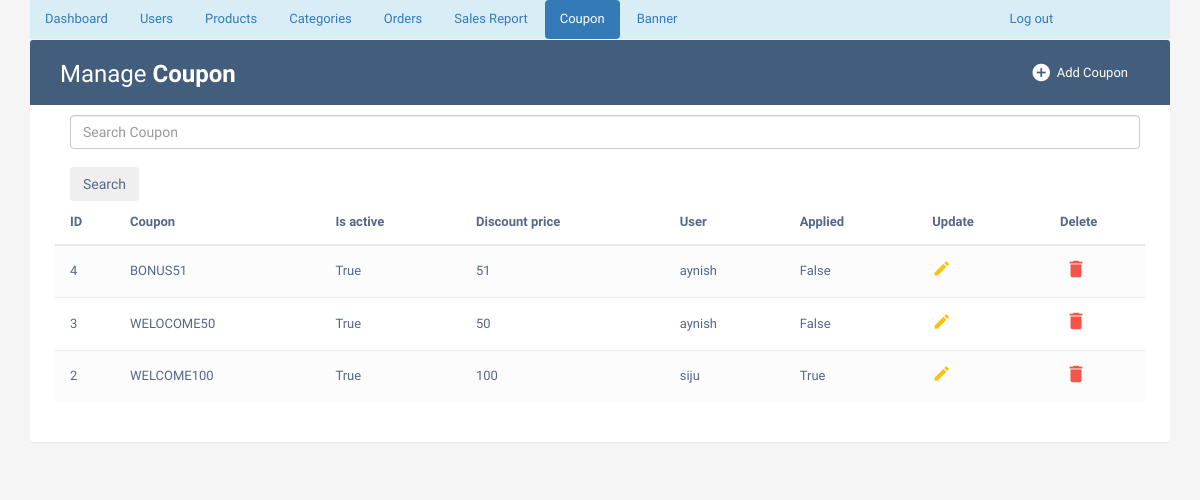
Page /admincouponlist/ (signed in) on the committed database.
### phase/models.py (models this page shows, shortened)
class Coupon(models.Model):
    coupon_code=models.CharField(max_length=30)
    is_active=models.BooleanField(default=False)
    discount_price=models.IntegerField(default=0)
    minimum_amount=models.IntegerField(default=500)
    applied=models.BooleanField(default=False)
    description = models.CharField(max_length=200,null=True,default='Sample')
    user=models.ForeignKey(UserDetail, on_delete=models.CASCADE, null=False)

class UserDetail(models.Model):
    uname=models.CharField(unique=True, max_length=50)
    uemail=models.CharField(max_length=50)
    uphone=models.CharField(max_length=50, null=True)
    upassword=models.CharField(max_length=50)
    uactive=models.BooleanField(default=True)
    uimage = models.ImageField(upload_to='imagestore/', null=True, blank=True)
    uotp=models.IntegerField(null=True)
    def __str__(self):
        return self.uname

### phase/views.py (the view)
# urls.py: path('admincouponlist/', views.admincouponlist, name='admincouponlist'),
def admincouponlist(request):
    if 'username' in request.session:
        if 'search' in request.GET:
            search=request.GET['search']
            member=Coupon.objects.filter(coupon_code__icontains=search)
        else:
            member=Coupon.objects.all().order_by('-id')
        return render(request,'admincouponlist.html',{'member': member})
    else:
        return render(request, 'adminlogin.html')

### Templates/admincouponlist.html
{% extends "adminbase.html" %}
{% block active9 %} "active" {% endblock%}
{% block tablewrapper %}
                    <div class="col-sm-6">
						<h2>Manage <b>Coupon</b></h2>
					</div>
                    <div class="col-sm-6">
                        <a href="{% url 'adminaddcoupon' %}" class="btn" data-toggle="modal"><i class="material-icons">&#xE147;</i> <span>Add Coupon</span></a>
                      </div>
                    </div>
{% endblock %}
{% block tablecontent%}
                <form action="{% url 'admincouponlist' %}" class="d-flex offset-md-1 container m-auto" style="width:1100px">
                    <input class="form-control offset-md-1" type="search" placeholder="Search Coupon" name="search" aria-label="Search"><br>
                    <button class="btn btn-outline-secondary" type="submit">Search</button>
                </form>
                <table class="table table-striped table-hover">
                <thead>
                    <tr>
                        <th>ID</th>
                        <th>Coupon</th>
                        <th>Is active</th>
                        <th>Discount price</th>
                        <th>User</th>
                        <th>Applied</th>
                        <th>Update</th>
                        <th>Delete</th>
                    </tr>
                </thead>
                <tbody>
                    {% for x in member %}
                    <tr>
                        <td>{{ x.id }}</td>
                        <td>{{ x.coupon_code }}</td>
                        <td>{{ x.is_active }}</td>
                        <td>{{x.discount_price}}</td>
                        <td>{{x.user}}</td>
                        <td>{{x.applied}}</td>
                        <td>
                           <a href="{% url 'updatecoupon' %}?uid={{x.id}}" class="edit" data-toggle="modal"><i class="material-icons" data-toggle="tooltip" title="Edit">&#xE254;</i></a>
                        </td>
                        <td>
                            <a href="{% url 'deletecoupon' %}?uid={{x.id}}" class="delete" data-toggle="modal"><i class="material-icons" data-toggle="tooltip" title="Delete">&#xE872;</i></a>
                        </td>
                    </tr>
                    {% endfor %}
                </tbody>
                </table>
{% endblock %}

### Templates/adminbase.html (style rules this page uses)
body { color: #566787; background: #f5f5f5; font-family: 'Varela Round', sans-serif; font-size: 13px; }
.table-title h2 { margin: 5px 0 0; font-size: 24px; }
.table-title .btn { color: #fff; float: right; font-size: 13px; border: none; min-width: 50px; border-radius: 2px; border: none; outline: none !important; margin-left: 10px; }
.table-title .btn i { float: left; font-size: 21px; margin-right: 5px; }
.table-title .btn span { float: left; margin-top: 2px; }
table.table tr th, table.table tr td { border-color: #e9e9e9; padding: 12px 15px; vertical-align: middle; }
table.table tr th:first-child { width: 60px; }
table.table tr th:last-child { width: 100px; }
table.table-striped tbody tr:nth-of-type(odd) { background-color: #fcfcfc; }
table.table td:last-child i { opacity: 0.9; font-size: 22px; margin: 0 5px; }
table.table td a { font-weight: bold; color: #566787; display: inline-block; text-decoration: none; outline: none !important; }
table.table td a.edit { color: #FFC107; }
table.table td a.delete { color: #F44336; }
table.table td i { font-size: 19px; }

### rows in the picture
Coupon: id "4", coupon_code "BONUS51", is_active "True", discount_price "51", user "aynish", applied "False"
Coupon: id "3", coupon_code "WELOCOME50", is_active "True", discount_price "50", user "aynish", applied "False"
Coupon: id "2", coupon_code "WELCOME100", is_active "True", discount_price "100", user "siju", applied "True"
